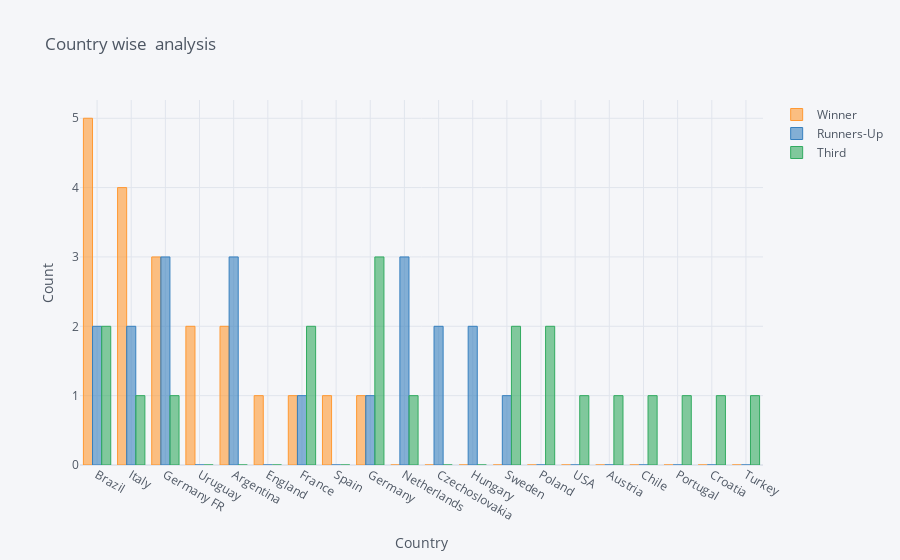

Source (notebook cell):
### Markdown cell above
Insight 2 : A complete depection of number of world cups won, first runner-up, and second runner-up positions by various participating teams

### Code cell
teams.iplot(kind='bar',yTitle='Count',title='Country wise  analysis',xTitle='Country')

### Figure 1 — Plotly figure (JSON) as saved in the notebook; plotly's stock layout.template omitted (floating-point values rounded to 4 significant figures)
{"data": [{"marker": {"color": "rgba(255, 153, 51, 0.6)", "line": {"color": "rgba(255, 153, 51, 1.0)", "width": 1}}, "name": "Winner", "orientation": "v", "text": "", "type": "bar", "x": ["Brazil", "Italy", "Germany FR", "Uruguay", "Argentina", "England", "France", "Spain", "Germany", "Netherlands", "Czechoslovakia", "Hungary", "Sweden", "Poland", "USA", "Austria", "Chile", "Portugal", "Croatia", "Turkey"], "y": [5, 4, 3, 2, 2, 1, 1, 1, 1, 0, 0, 0, 0, 0, 0, 0, 0, 0, 0, 0]}, {"marker": {"color": "rgba(55, 128, 191, 0.6)", "line": {"color": "rgba(55, 128, 191, 1.0)", "width": 1}}, "name": "Runners-Up", "orientation": "v", "text": "", "type": "bar", "x": ["Brazil", "Italy", "Germany FR", "Uruguay", "Argentina", "England", "France", "Spain", "Germany", "Netherlands", "Czechoslovakia", "Hungary", "Sweden", "Poland", "USA", "Austria", "Chile", "Portugal", "Croatia", "Turkey"], "y": [2, 2, 3, 0, 3, 0, 1, 0, 1, 3, 2, 2, 1, 0, 0, 0, 0, 0, 0, 0]}, {"marker": {"color": "rgba(50, 171, 96, 0.6)", "line": {"color": "rgba(50, 171, 96, 1.0)", "width": 1}}, "name": "Third", "orientation": "v", "text": "", "type": "bar", "x": ["Brazil", "Italy", "Germany FR", "Uruguay", "Argentina", "England", "France", "Spain", "Germany", "Netherlands", "Czechoslovakia", "Hungary", "Sweden", "Poland", "USA", "Austria", "Chile", "Portugal", "Croatia", "Turkey"], "y": [2, 1, 1, 0, 0, 0, 2, 0, 3, 1, 0, 0, 2, 2, 1, 1, 1, 1, 1, 1]}], "layout": {"legend": {"bgcolor": "#F5F6F9", "font": {"color": "#4D5663"}}, "paper_bgcolor": "#F5F6F9", "plot_bgcolor": "#F5F6F9", "title": {"font": {"color": "#4D5663"}, "text": "Country wise  analysis"}, "xaxis": {"gridcolor": "#E1E5ED", "showgrid": true, "tickfont": {"color": "#4D5663"}, "title": {"font": {"color": "#4D5663"}, "text": "Country"}, "zerolinecolor": "#E1E5ED"}, "yaxis": {"gridcolor": "#E1E5ED", "showgrid": true, "tickfont": {"color": "#4D5663"}, "title": {"font": {"color": "#4D5663"}, "text": "Count"}, "zerolinecolor": "#E1E5ED"}}}
